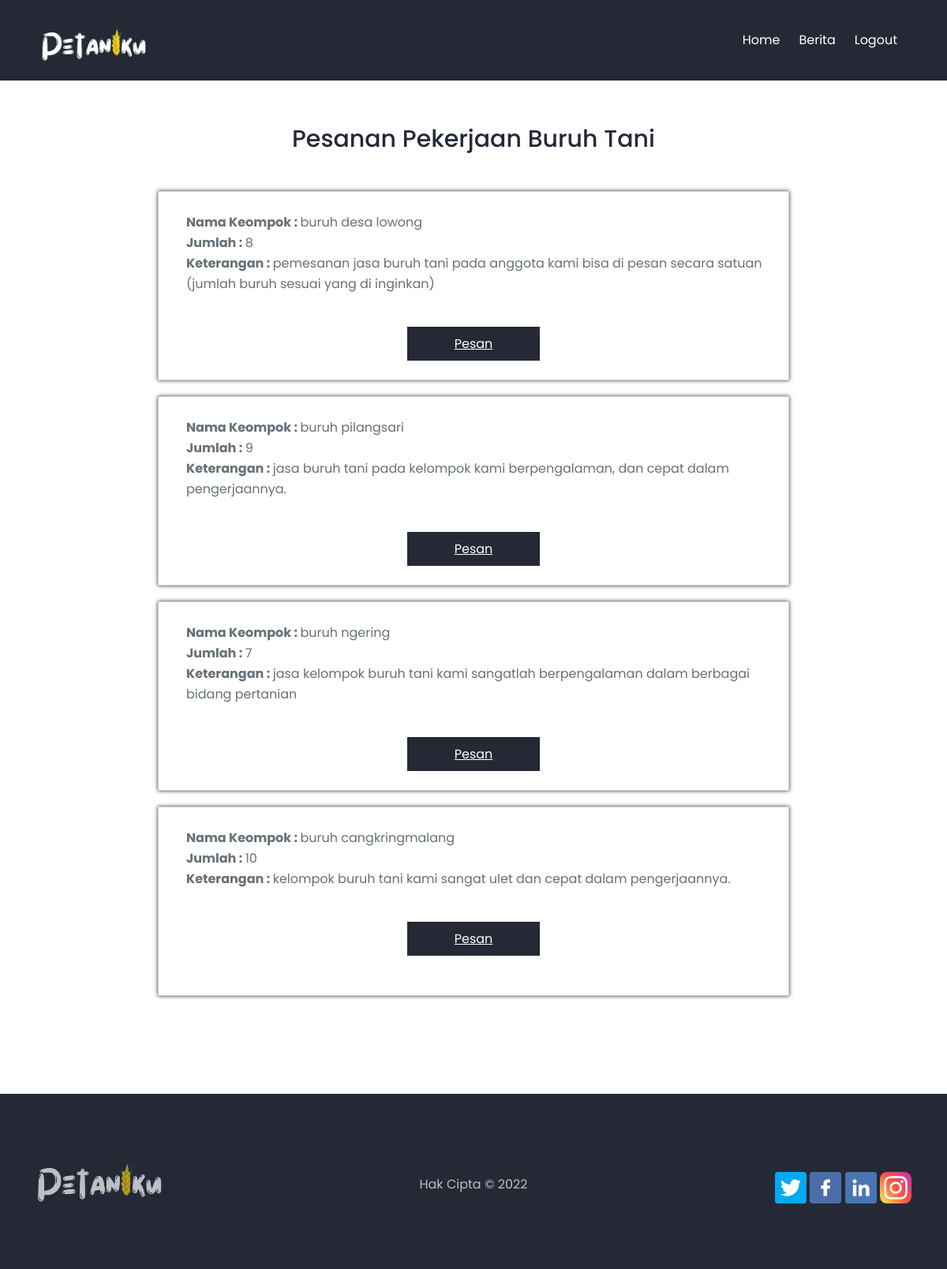
Screenshot of /buyer/buruhtani.php (signed in) with the database file from the repository.
### tables this page shows
CREATE TABLE `jasa` (
  `id_jasa` int(11) NOT NULL,
  `id_users` int(11) NOT NULL,
  `nama_kelompok` varchar(255) NOT NULL,
  `jumlah_kelompok` int(11) NOT NULL,
  `keterangan` text NOT NULL,
  `category_jasa` varchar(255) NOT NULL
);

### buyer/buruhtani.php (the view, shortened to what this page needs)
<!DOCTYPE html>
<html lang="en">
    <head>
        <link href="css/fontawesome-all.min.css" rel="stylesheet">
        <link href="../assets/css/styles.css" rel="stylesheet">
    </head>
    <body>
        <div class="navbar">
            <div class="navbar-black">
            <div class="container flex">
                <a class="logo-image" href="index.html"><img src="../assets/img/logo.png" alt="alternative"></a>
                <nav>
                    <ul>
                        <li><a href="index.php">Home</a></li>
                        <li><a href="berita.php">Berita</a></li>
                        <li><a href="logout.php">Logout</a></li>
                    </ul>
                </nav>
            </div>
            </div>
        </div>
                    <div class="container"><br><br><center>
                        <br><br><br><br><h3>Pesanan Pekerjaan Buruh Tani</h3><br>
                    </div> <center>
                      <?php
                include '../config.php';
                $data = mysqli_query($conn,"select * from jasa where category_jasa=1");
                while($d = mysqli_fetch_array($data)){
                    ?>
                    <div class="box all">
                        <p style="padding-bottom: 50px; padding-left: 35px;" align="left">
                        <br><b>Nama Keompok : </b><?php echo $d['nama_kelompok'];  ?>
                        <br><b>Jumlah : </b><?php echo $d['jumlah_kelompok'];  ?>
                        <br><b>Keterangan : </b><?php echo $d['keterangan'];   ?>
                        </p>
                        <a href="form.php?id_pesan=<?=$d['id_jasa']?>" style="padding: 10px 60px; color: white; background-color:#252936;">
                            Pesan
                        </a>
                </div>
                    <?php
                }
                ?></div>
        </center></div>
<br><br><br><br>
        <footer>
            <div class="container grid grid-3">
                <div>
                    <a class="logo-image" href="index.html"><img src="../assets/img/logo.png" alt="alternative"></a>
                    </div>
            <div>
              <ul class="li-space-lg">
              <li><p>Hak Cipta © 2022</p></li>
              </ul>
            </div>
                    <div>
                        <a href="#"><img src="../assets/img/twitter.png" height="40px"></i></a>
                        <a href="#"><img src="../assets/img/facebook.png" height="40px"></i></a>
                        <a href="#"><img src="../assets/img/linkedin.png" height="40px"></i></a>
                        <a href="#"><img src="../assets/img/instagram.png" height="40px"></i></a>
                    </div>
                </div>
        </footer>
    </body>
</html>

### assets/css/styles.css (style rules this page uses)
* { box-sizing: border-box; padding: 0; margin: 0; }
body, html { scroll-behavior: smooth; width: 100%; height: 100%; }
body, p { color: #667077; font: 400 1rem/1.625rem "Poppins", sans-serif; }
h3 { color: #252936; font-weight: 500; font-size: 1.875rem; line-height: 2.5rem; }
.container { margin: 0 auto; padding: 0 15px; }
.flex { display: flex; justify-content: center; align-items: center; height: 100%; }
.grid { display: grid; gap: 20px; justify-content: center; align-items: center; height: 100%; }
img { max-width: 100%; vertical-align: middle; }
ul { list-style-type: none; }
.li-space-lg li { margin-bottom: 0.5rem; }
a { color: #667077; text-decoration: underline; }
::placeholder { color: #667077; opacity: 1; }
.navbar { position: absolute; top: 26px; right: 0; left: 0; background-color: transparent; color: #ffffff; }
.navbar .flex { flex-direction: column; }
.navbar a { text-decoration: none; }
.navbar .logo-image { width: 134px; height: 30px; margin-top: 0.5rem; margin-bottom: 1.25rem; }
.navbar ul { display: flex; flex-wrap: wrap; justify-content: center; padding: 0.5rem 0.75rem 0 0.75rem; background-color: rgba(0, 0, 0, 0.2); }
.navbar ul li { padding: 0 0.75rem 0.5rem 0.75rem; }
.navbar ul a { color: #ffffff; }
footer { padding-top: 5.5rem; padding-bottom: 4.5rem; background-color: #252936; text-align: center; }
footer .logo-image { display: block; width: 160px; height: 100%; margin-bottom: 0.75rem; opacity: 0.7; }
footer p, footer ul li a, footer ul li a:hover, footer .fab { color: #ffffff; opacity: 0.7; text-decoration: none; }
footer p { margin-bottom: 1.5rem; }
footer ul { margin-bottom: 2.25rem; }
@media (min-width: 992px) { .container { max-width: 1140px; } }
@media (min-width: 992px) { .grid { grid-template-columns: repeat(2, 1fr); } }
@media (min-width: 992px) { .grid-3 { grid-template-columns: repeat(3, 1fr); } }
@media (min-width: 992px) { .navbar { top: 0px; padding: 36px; background-color: #252936; padding: 36px; } }
@media (min-width: 992px) { .navbar .flex { flex-direction: row; justify-content: space-between; } }
@media (min-width: 992px) { .navbar .logo-image { margin: 0; } }
@media (min-width: 992px) { .navbar ul { padding: 0; background: none; } }
@media (min-width: 992px) { .navbar ul li { margin-bottom: 0; padding-bottom: 0; } }
@media (min-width: 992px) { .navbar ul li:last-of-type a { margin-right: 0; padding-right: 0; } }
@media (min-width: 992px) { footer { text-align: left; } }
@media (min-width: 992px) { footer p, footer ul { margin-bottom: 0; } }
@media (min-width: 992px) { footer ul { text-align: center; } }
@media (min-width: 992px) { footer .grid div:nth-of-type(3) { text-align: right; } }
* { margin: 0; padding: 0; list-style: none; text-decoration: none; }

### buyer/buruhtani.php (style rules this page uses)
.box { height: 240px; width: 800px; margin: 20px; border: 1px solid #ccc; }
.all { box-shadow: 0 0 5px #333; }

### rows the page displays
jasa: nama_kelompok "buruh desa lowong", jumlah_kelompok "8", keterangan "pemesanan jasa buruh tani pada anggota kami bisa di pesan secara satuan (jumlah buruh sesuai yang di inginkan)"
jasa: nama_kelompok "buruh pilangsari", jumlah_kelompok "9", keterangan "jasa buruh tani pada kelompok kami berpengalaman, dan cepat dalam pengerjaannya."
jasa: nama_kelompok "buruh ngering", jumlah_kelompok "7", keterangan "jasa kelompok buruh tani kami sangatlah berpengalaman dalam berbagai bidang pertanian"
jasa: nama_kelompok "buruh cangkringmalang", jumlah_kelompok "10", keterangan "kelompok buruh tani kami sangat ulet dan cepat dalam pengerjaannya."
